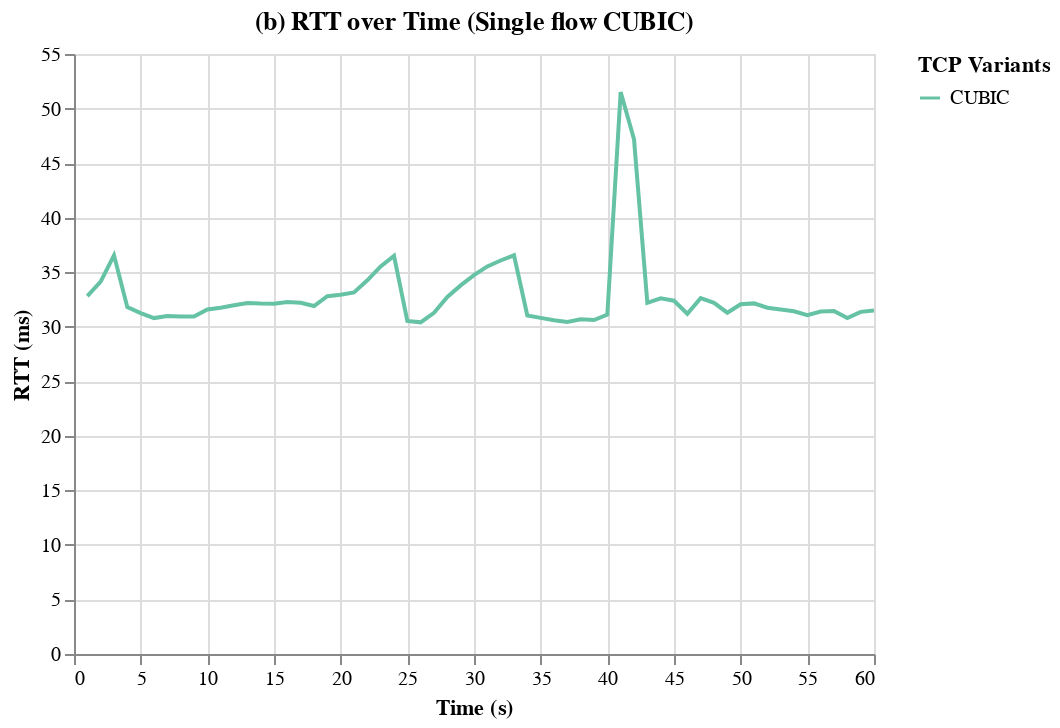

This figure's notebook cell:
### Code cell
# Create a selection that chooses the nearest point & selects on a single click
selection = alt.selection_multi(fields=['cc'], bind='legend')

# The line plot
s1e1_rtt = alt.Chart(df_s1e1_single_flow_cubic).mark_line().encode(
    x=alt.X('end:Q', title='Time (s)'),
    y=alt.Y('rtt_ms:Q', title='RTT (ms)'),
    color=alt.Color('cc:N', legend=alt.Legend(title="TCP Variants"), scale=alt.Scale(scheme='set2')),
    opacity=alt.condition(selection, alt.value(1), alt.value(0.5)),
    
    # Add tooltip
    tooltip=['end', 'rtt_ms', 'cc']
).properties(
    title='(b) RTT over Time (Single flow CUBIC)'
).add_selection(
    selection,
)

# Display the plot
s1e1_rtt

### Figure 1 — Vega-Lite specification as saved in the notebook (floating-point values rounded to 4 significant figures)
{"config": {"view": {"continuousWidth": 400, "continuousHeight": 300}}, "data": {"name": "data-647824f9151276168d8ba03af8fdc129"}, "mark": "line", "encoding": {"color": {"field": "cc", "legend": {"title": "TCP Variants"}, "scale": {"scheme": "set2"}, "type": "nominal"}, "opacity": {"condition": {"value": 1, "selection": "selector002"}, "value": 0.5}, "tooltip": [{"field": "end", "type": "quantitative"}, {"field": "rtt_ms", "type": "quantitative"}, {"field": "cc", "type": "nominal"}], "x": {"field": "end", "title": "Time (s)", "type": "quantitative"}, "y": {"field": "rtt_ms", "title": "RTT (ms)", "type": "quantitative"}}, "selection": {"selector002": {"type": "multi", "fields": ["cc"], "bind": "legend"}}, "title": "(b) RTT over Time (Single flow CUBIC)", "$schema": "https://vega.github.io/schema/vega-lite/v4.17.0.json", "datasets": {"data-647824f9151276168d8ba03af8fdc129": [{"socket": 5, "end": 1, "retransmits": 45, "throughput_mbps": 516.1, "rtt_ms": 32.8, "snd_cwnd_mb": 3.826, "cc": "CUBIC"}, {"socket": 5, "end": 2, "retransmits": 0, "throughput_mbps": 954.8, "rtt_ms": 34.13, "snd_cwnd_mb": 4.138, "cc": "CUBIC"}, {"socket": 5, "end": 3, "retransmits": 0, "throughput_mbps": 953.9, "rtt_ms": 36.55, "snd_cwnd_mb": 4.406, "cc": "CUBIC"}, {"socket": 5, "end": 4, "retransmits": 45, "throughput_mbps": 890.6, "rtt_ms": 31.79, "snd_cwnd_mb": 3.254, "cc": "CUBIC"}, {"socket": 5, "end": 5, "retransmits": 0, "throughput_mbps": 850.4, "rtt_ms": 31.25, "snd_cwnd_mb": 3.414, "cc": "CUBIC"}, {"socket": 5, "end": 6, "retransmits": 0, "throughput_mbps": 891.3, "rtt_ms": 30.79, "snd_cwnd_mb": 3.543, "cc": "CUBIC"}, {"socket": 5, "end": 7, "retransmits": 0, "throughput_mbps": 922.4, "rtt_ms": 30.99, "snd_cwnd_mb": 3.645, "cc": "CUBIC"}, {"socket": 5, "end": 8, "retransmits": 0, "throughput_mbps": 954.3, "rtt_ms": 30.93, "snd_cwnd_mb": 3.72, "cc": "CUBIC"}, {"socket": 5, "end": 9, "retransmits": 0, "throughput_mbps": 954.6, "rtt_ms": 30.94, "snd_cwnd_mb": 3.775, "cc": "CUBIC"}, {"socket": 5, "end": 10, "retransmits": 0, "throughput_mbps": 954.1, "rtt_ms": 31.57, "snd_cwnd_mb": 3.814, "cc": "CUBIC"}, {"socket": 5, "end": 11, "retransmits": 0, "throughput_mbps": 954.2, "rtt_ms": 31.74, "snd_cwnd_mb": 3.837, "cc": "CUBIC"}, {"socket": 5, "end": 12, "retransmits": 0, "throughput_mbps": 954.3, "rtt_ms": 31.96, "snd_cwnd_mb": 3.849, "cc": "CUBIC"}, {"socket": 5, "end": 13, "retransmits": 0, "throughput_mbps": 964.7, "rtt_ms": 32.17, "snd_cwnd_mb": 3.853, "cc": "CUBIC"}, {"socket": 5, "end": 14, "retransmits": 0, "throughput_mbps": 953.9, "rtt_ms": 32.13, "snd_cwnd_mb": 3.853, "cc": "CUBIC"}, {"socket": 5, "end": 15, "retransmits": 0, "throughput_mbps": 954.6, "rtt_ms": 32.11, "snd_cwnd_mb": 3.853, "cc": "CUBIC"}, {"socket": 5, "end": 16, "retransmits": 0, "throughput_mbps": 943.8, "rtt_ms": 32.27, "snd_cwnd_mb": 3.856, "cc": "CUBIC"}, {"socket": 5, "end": 17, "retransmits": 0, "throughput_mbps": 953.8, "rtt_ms": 32.2, "snd_cwnd_mb": 3.866, "cc": "CUBIC"}, {"socket": 5, "end": 18, "retransmits": 0, "throughput_mbps": 965.2, "rtt_ms": 31.9, "snd_cwnd_mb": 3.886, "cc": "CUBIC"}, {"socket": 5, "end": 19, "retransmits": 0, "throughput_mbps": 953.9, "rtt_ms": 32.8, "snd_cwnd_mb": 3.921, "cc": "CUBIC"}, {"socket": 5, "end": 20, "retransmits": 0, "throughput_mbps": 954.4, "rtt_ms": 32.92, "snd_cwnd_mb": 3.97, "cc": "CUBIC"}, {"socket": 5, "end": 21, "retransmits": 0, "throughput_mbps": 953.9, "rtt_ms": 33.15, "snd_cwnd_mb": 4.041, "cc": "CUBIC"}, {"socket": 5, "end": 22, "retransmits": 0, "throughput_mbps": 954.2, "rtt_ms": 34.25, "snd_cwnd_mb": 4.135, "cc": "CUBIC"}, {"socket": 5, "end": 23, "retransmits": 0, "throughput_mbps": 964.7, "rtt_ms": 35.53, "snd_cwnd_mb": 4.257, "cc": "CUBIC"}, {"socket": 5, "end": 24, "retransmits": 0, "throughput_mbps": 954.3, "rtt_ms": 36.49, "snd_cwnd_mb": 4.411, "cc": "CUBIC"}, {"socket": 5, "end": 25, "retransmits": 45, "throughput_mbps": 859.8, "rtt_ms": 30.53, "snd_cwnd_mb": 3.322, "cc": "CUBIC"}, {"socket": 5, "end": 26, "retransmits": 0, "throughput_mbps": 891.1, "rtt_ms": 30.41, "snd_cwnd_mb": 3.572, "cc": "CUBIC"}, {"socket": 5, "end": 27, "retransmits": 0, "throughput_mbps": 943.9, "rtt_ms": 31.28, "snd_cwnd_mb": 3.782, "cc": "CUBIC"}, {"socket": 5, "end": 28, "retransmits": 0, "throughput_mbps": 954.2, "rtt_ms": 32.73, "snd_cwnd_mb": 3.957, "cc": "CUBIC"}, {"socket": 5, "end": 29, "retransmits": 0, "throughput_mbps": 954.0, "rtt_ms": 33.79, "snd_cwnd_mb": 4.098, "cc": "CUBIC"}, {"socket": 5, "end": 30, "retransmits": 0, "throughput_mbps": 964.9, "rtt_ms": 34.73, "snd_cwnd_mb": 4.209, "cc": "CUBIC"}, {"socket": 5, "end": 31, "retransmits": 0, "throughput_mbps": 954.3, "rtt_ms": 35.53, "snd_cwnd_mb": 4.295, "cc": "CUBIC"}, {"socket": 5, "end": 32, "retransmits": 0, "throughput_mbps": 953.8, "rtt_ms": 36.07, "snd_cwnd_mb": 4.357, "cc": "CUBIC"}, {"socket": 5, "end": 33, "retransmits": 0, "throughput_mbps": 954.5, "rtt_ms": 36.55, "snd_cwnd_mb": 4.402, "cc": "CUBIC"}, {"socket": 5, "end": 34, "retransmits": 45, "throughput_mbps": 838.6, "rtt_ms": 31.03, "snd_cwnd_mb": 3.236, "cc": "CUBIC"}, {"socket": 5, "end": 35, "retransmits": 0, "throughput_mbps": 850.0, "rtt_ms": 30.81, "snd_cwnd_mb": 3.38, "cc": "CUBIC"}, {"socket": 5, "end": 36, "retransmits": 0, "throughput_mbps": 880.3, "rtt_ms": 30.59, "snd_cwnd_mb": 3.493, "cc": "CUBIC"}, {"socket": 5, "end": 37, "retransmits": 0, "throughput_mbps": 922.1, "rtt_ms": 30.44, "snd_cwnd_mb": 3.579, "cc": "CUBIC"}, {"socket": 5, "end": 38, "retransmits": 0, "throughput_mbps": 923.5, "rtt_ms": 30.69, "snd_cwnd_mb": 3.643, "cc": "CUBIC"}, {"socket": 5, "end": 39, "retransmits": 0, "throughput_mbps": 954.4, "rtt_ms": 30.61, "snd_cwnd_mb": 3.69, "cc": "CUBIC"}, {"socket": 5, "end": 40, "retransmits": 0, "throughput_mbps": 953.5, "rtt_ms": 31.1, "snd_cwnd_mb": 3.718, "cc": "CUBIC"}, {"socket": 5, "end": 41, "retransmits": 45, "throughput_mbps": 529.2, "rtt_ms": 51.51, "snd_cwnd_mb": 2.647, "cc": "CUBIC"}, {"socket": 5, "end": 42, "retransmits": 8, "throughput_mbps": 294.4, "rtt_ms": 47.2, "snd_cwnd_mb": 1.968, "cc": "CUBIC"}, {"socket": 5, "end": 43, "retransmits": 0, "throughput_mbps": 401.9, "rtt_ms": 32.19, "snd_cwnd_mb": 2.081, "cc": "CUBIC"}, {"socket": 5, "end": 44, "retransmits": 0, "throughput_mbps": 481.6, "rtt_ms": 32.61, "snd_cwnd_mb": 2.166, "cc": "CUBIC"}, {"socket": 5, "end": 45, "retransmits": 0, "throughput_mbps": 513.6, "rtt_ms": 32.38, "snd_cwnd_mb": 2.228, "cc": "CUBIC"}, {"socket": 5, "end": 46, "retransmits": 0, "throughput_mbps": 535.6, "rtt_ms": 31.19, "snd_cwnd_mb": 2.273, "cc": "CUBIC"}, {"socket": 5, "end": 47, "retransmits": 0, "throughput_mbps": 554.9, "rtt_ms": 32.62, "snd_cwnd_mb": 2.301, "cc": "CUBIC"}, {"socket": 5, "end": 48, "retransmits": 0, "throughput_mbps": 566.9, "rtt_ms": 32.19, "snd_cwnd_mb": 2.317, "cc": "CUBIC"}, {"socket": 5, "end": 49, "retransmits": 0, "throughput_mbps": 566.5, "rtt_ms": 31.28, "snd_cwnd_mb": 2.323, "cc": "CUBIC"}, {"socket": 5, "end": 50, "retransmits": 0, "throughput_mbps": 566.3, "rtt_ms": 32.06, "snd_cwnd_mb": 2.324, "cc": "CUBIC"}, {"socket": 5, "end": 51, "retransmits": 0, "throughput_mbps": 566.1, "rtt_ms": 32.14, "snd_cwnd_mb": 2.324, "cc": "CUBIC"}, {"socket": 5, "end": 52, "retransmits": 0, "throughput_mbps": 576.0, "rtt_ms": 31.74, "snd_cwnd_mb": 2.325, "cc": "CUBIC"}, {"socket": 5, "end": 53, "retransmits": 0, "throughput_mbps": 566.7, "rtt_ms": 31.58, "snd_cwnd_mb": 2.333, "cc": "CUBIC"}, {"socket": 5, "end": 54, "retransmits": 0, "throughput_mbps": 586.9, "rtt_ms": 31.41, "snd_cwnd_mb": 2.349, "cc": "CUBIC"}, {"socket": 5, "end": 55, "retransmits": 0, "throughput_mbps": 598.2, "rtt_ms": 31.07, "snd_cwnd_mb": 2.378, "cc": "CUBIC"}, {"socket": 5, "end": 56, "retransmits": 0, "throughput_mbps": 586.8, "rtt_ms": 31.39, "snd_cwnd_mb": 2.42, "cc": "CUBIC"}, {"socket": 5, "end": 57, "retransmits": 0, "throughput_mbps": 619.1, "rtt_ms": 31.45, "snd_cwnd_mb": 2.483, "cc": "CUBIC"}, {"socket": 5, "end": 58, "retransmits": 0, "throughput_mbps": 629.3, "rtt_ms": 30.79, "snd_cwnd_mb": 2.569, "cc": "CUBIC"}, {"socket": 5, "end": 59, "retransmits": 0, "throughput_mbps": 660.1, "rtt_ms": 31.36, "snd_cwnd_mb": 2.682, "cc": "CUBIC"}, {"socket": 5, "end": 60, "retransmits": 0, "throughput_mbps": 691.8, "rtt_ms": 31.49, "snd_cwnd_mb": 2.824, "cc": "CUBIC"}]}}
